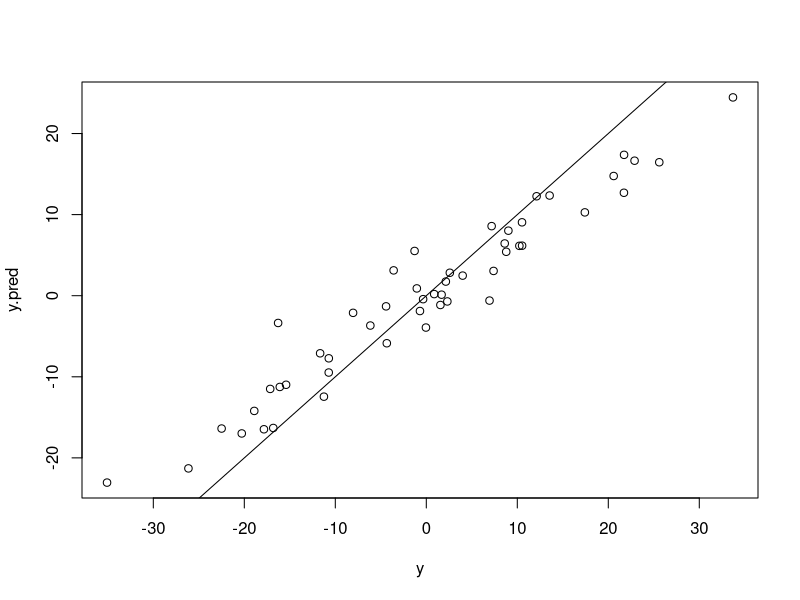
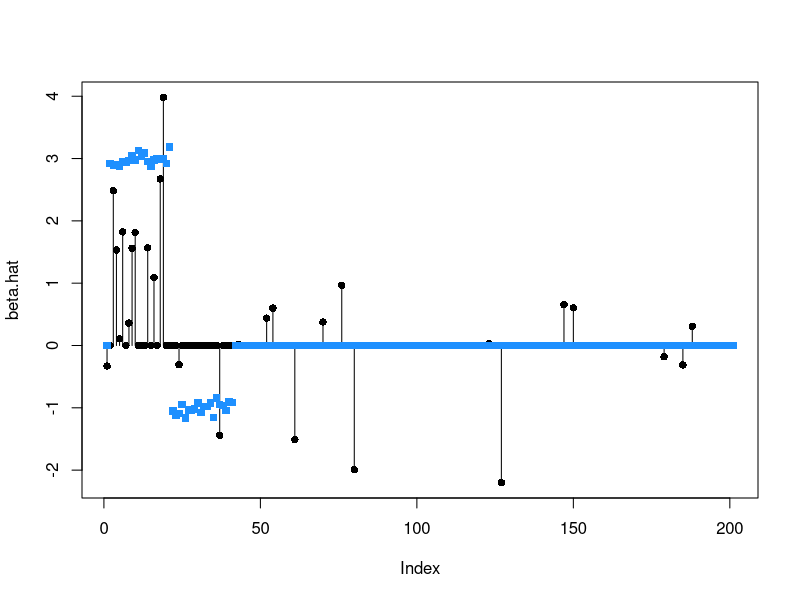

Write R code to recreate these figures, in order.
### Frequentist LASSO example
library(glmnet)

### Randomize a data set
set.seed(1)
n = 50
p = 200
X = matrix(rnorm(n*p), n, p)
beta = c(rnorm(20, 3, 0.1), rnorm(20, -1, 0.1),
    rep(0, 160))
y = X %*% beta + rnorm(n)

### Get lambda via cross-validation (10-fold)
lambda = cv.glmnet(X, y, nfolds = 10)$lambda.min

### Fit model, get beta coefficients, get predictions
mod = glmnet(X, y, family = "gaussian", lambda = lambda, alpha = 1)
beta.hat = coef(mod)
y.pred = predict(mod, newx = X)

### Observed vs. fitted plot
plot(y, y.pred)
abline(0, 1)

### Compare beta.hat to truth
plot(beta.hat, pch = 16)
points(beta.hat, type = 'h')
points(c(0, beta), col = 'dodgerblue', pch = 15)

